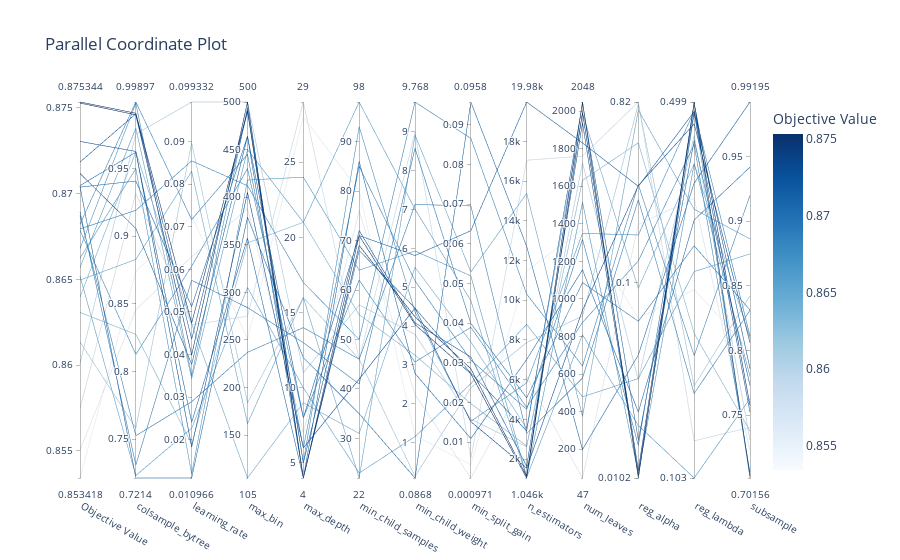

Source (notebook cell):
### Code cell
optuna.visualization.plot_parallel_coordinate(study)
